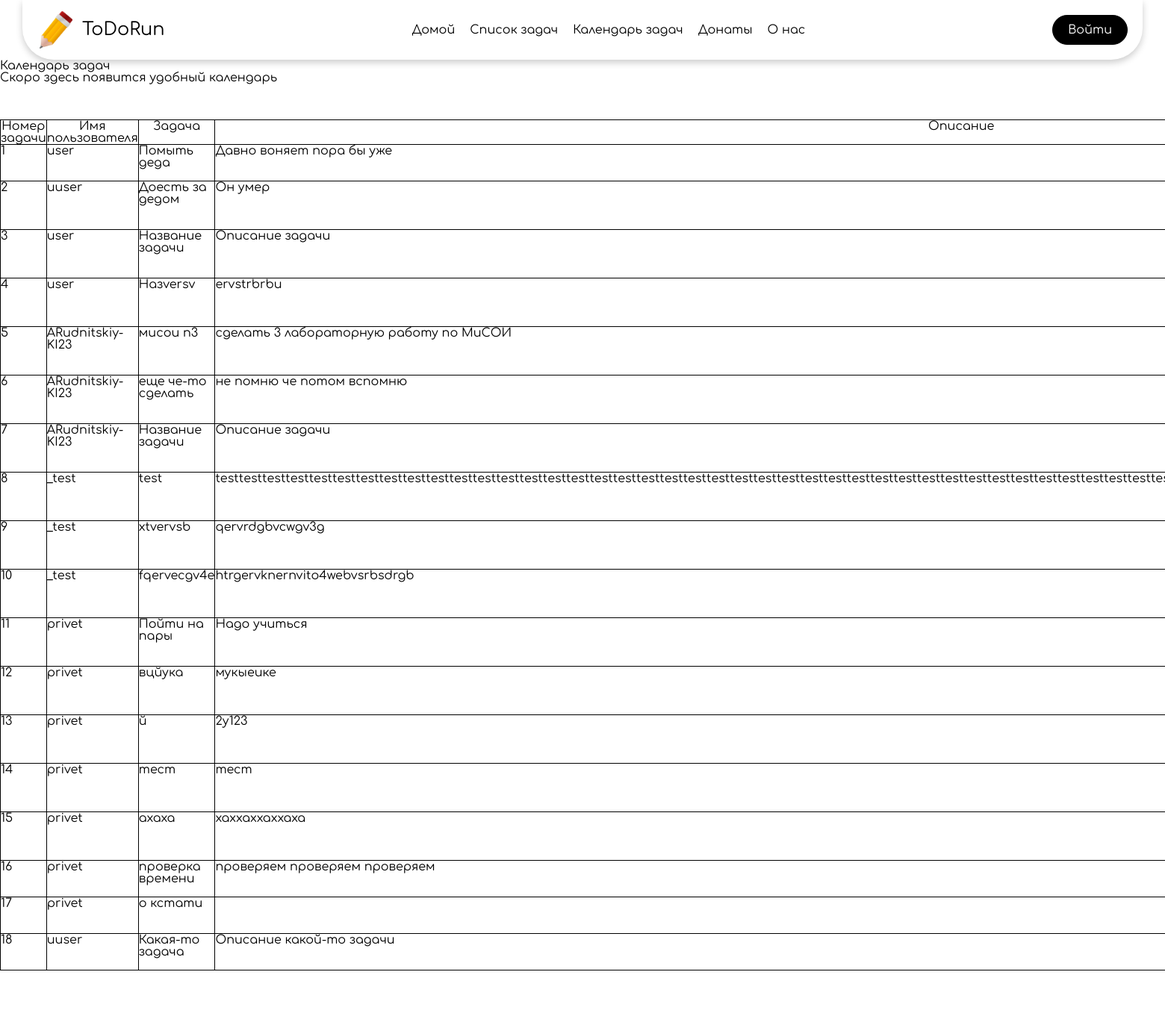
The page /auth/calendar/ on the database as committed earlier.
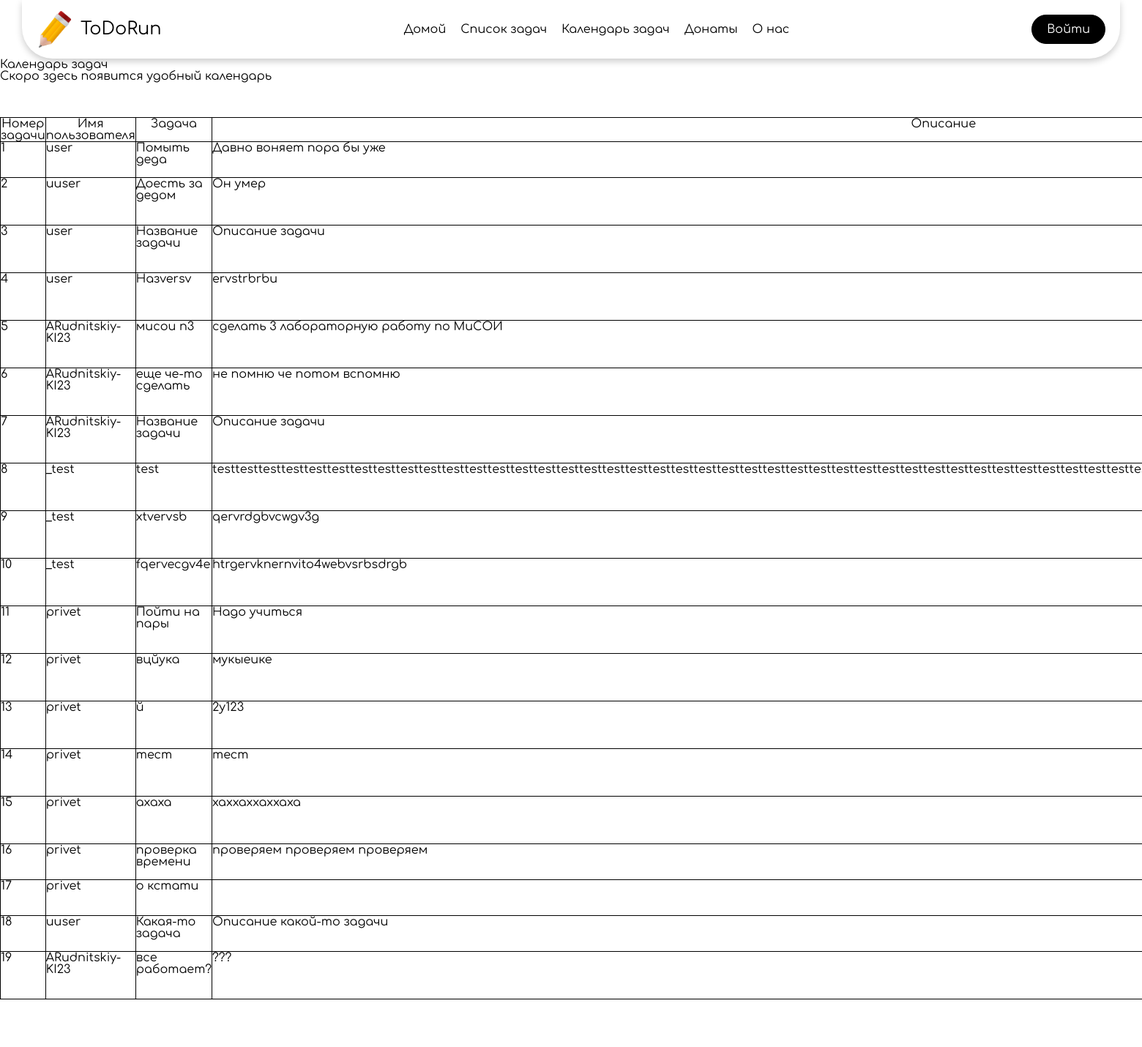
The same page on the database as committed later.
### organ/models.py (models this page shows, shortened)
class Tasks(models.Model):
    user = models.ForeignKey(
        settings.AUTH_USER_MODEL,
        on_delete=models.CASCADE,
        related_name="tasks",
        blank=False
    )
    title = models.CharField(max_length=25)
    descriptionn = models.CharField(blank=True, max_length=255)
    statuss = models.BooleanField(default=False, verbose_name="Выполнено")
    time_create = models.DateTimeField(auto_now_add=True)
    time_finish = models.DateTimeField(blank=True, null=True, verbose_name="Время завершения")

### organ/views.py (the view)
# urls.py: path('calendar/', views.calendar, name='calendar'),
def calendar(request):
    tasks = Tasks.objects.all()
    return render(request, 'organ/calendar.html', {'tasks': tasks})

### organ/templates/organ/calendar.html (shortened to what this page needs)
{% extends 'organ/base.html' %}
{% block body %}
{% load static %}
<h1>Календарь задач</h1>
<h2>Скоро здесь появится удобный календарь</h2>
<br><br><br>
{% if tasks %}
    <table>
        <thead>
            <tr>
                <th>Номер задачи</th>
                <th>Имя пользователя</th>
                <th>Задача</th>
                <th>Описание</th>
            </tr>
        </thead>
        <tbody>
            {% for task in tasks %}
                <tr>
                    <td>{{ task.id }}</td>
                    <td>{{ task.user.username }}</td>
                    <td>{{ task.title }}</td>
                    <td>{{ task.descriptionn }}</td>
                </tr>
            {% endfor %}
        </tbody>
    </table>
{% else %}
    <p>Задачи не найдены</p>
{% endif %}
<br><br><br>
<a href="{% url 'dashboard' %}">Назад</a>
{% endblock %}

Rows that differ between the two databases and show on the page:
added Tasks: id "19", user.username "ARudnitskiy-KI23", title "все работает?", descriptionn "???"
